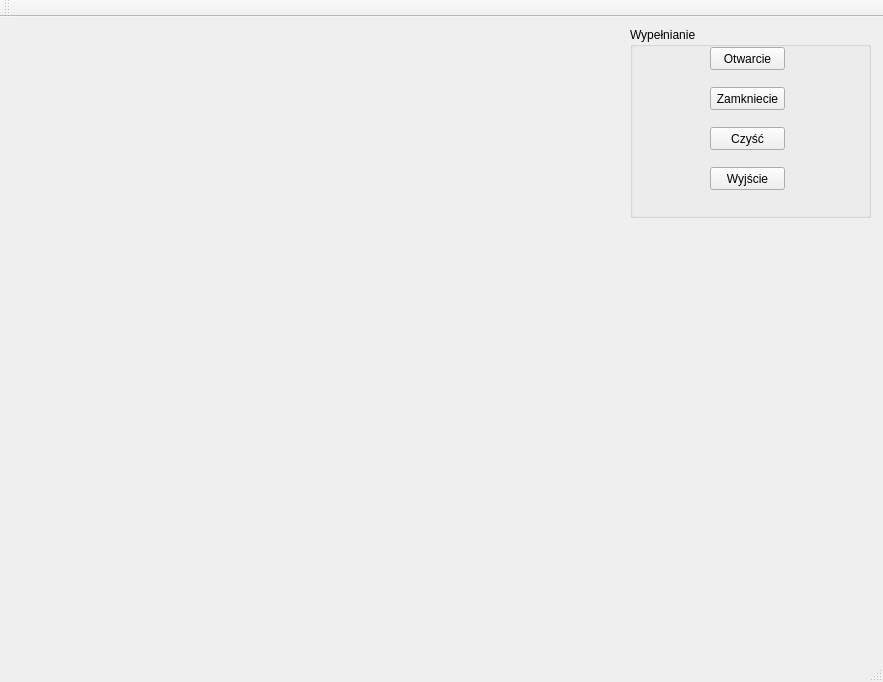
<?xml version="1.0" encoding="UTF-8"?>
<ui version="4.0">
 <class>MyWindow</class>
 <widget class="QMainWindow" name="MyWindow">
  <property name="geometry">
   <rect>
    <x>0</x>
    <y>0</y>
    <width>883</width>
    <height>682</height>
   </rect>
  </property>
  <property name="windowTitle">
   <string>MyWindow</string>
  </property>
  <widget class="QWidget" name="centralWidget">
   <widget class="QGroupBox" name="groupBox">
    <property name="geometry">
     <rect>
      <x>630</x>
      <y>10</y>
      <width>241</width>
      <height>191</height>
     </rect>
    </property>
    <property name="title">
     <string>Wypełnianie</string>
    </property>
    <widget class="QPushButton" name="draw1Button">
     <property name="geometry">
      <rect>
       <x>80</x>
       <y>20</y>
       <width>75</width>
       <height>23</height>
      </rect>
     </property>
     <property name="text">
      <string>Otwarcie</string>
     </property>
    </widget>
    <widget class="QPushButton" name="draw2Button">
     <property name="geometry">
      <rect>
       <x>80</x>
       <y>60</y>
       <width>75</width>
       <height>23</height>
      </rect>
     </property>
     <property name="text">
      <string>Zamkniecie</string>
     </property>
    </widget>
    <widget class="QPushButton" name="cleanButton">
     <property name="geometry">
      <rect>
       <x>80</x>
       <y>100</y>
       <width>75</width>
       <height>23</height>
      </rect>
     </property>
     <property name="text">
      <string>Czyść</string>
     </property>
    </widget>
    <widget class="QPushButton" name="exitButton">
     <property name="geometry">
      <rect>
       <x>80</x>
       <y>140</y>
       <width>75</width>
       <height>23</height>
      </rect>
     </property>
     <property name="text">
      <string>Wyjście</string>
     </property>
    </widget>
   </widget>
  </widget>
  <widget class="QMenuBar" name="menuBar">
   <property name="geometry">
    <rect>
     <x>0</x>
     <y>0</y>
     <width>883</width>
     <height>21</height>
    </rect>
   </property>
  </widget>
  <widget class="QToolBar" name="mainToolBar">
   <attribute name="toolBarArea">
    <enum>TopToolBarArea</enum>
   </attribute>
   <attribute name="toolBarBreak">
    <bool>false</bool>
   </attribute>
  </widget>
  <widget class="QStatusBar" name="statusBar"/>
 </widget>
 <layoutdefault spacing="6" margin="11"/>
 <resources/>
 <connections/>
</ui>
